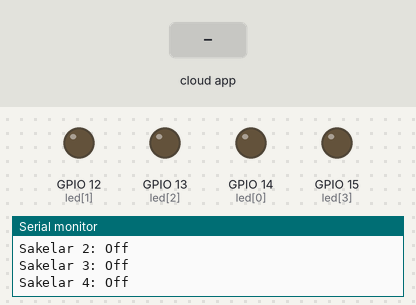
Recording of a sketch running on a simulated ESP8266 (NodeMCU). Parts: output pins drawn as LEDs (lit = HIGH), the last lines printed to the serial monitor. The test bench sets the inputs (shaded band). WiFi joins after 1.5 s; servers stay silent unless stated; the Firebase database answers and starts empty.

Above: at 3.7 s.
3.8 s: the phone or cloud app sets sakelar1 to 1
At 5.5 s:
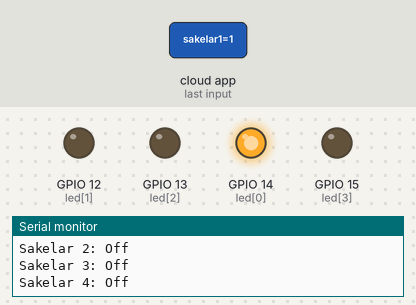
5.8 s: the phone or cloud app sets sakelar2 to 1
At 7.1 s:
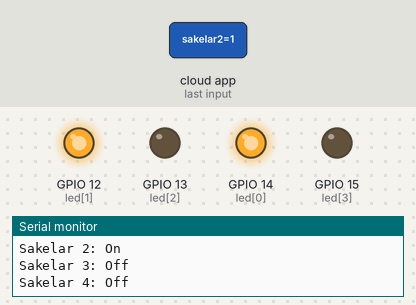
7.6 s: the phone or cloud app sets sakelar3 to 1
At 8.6 s:
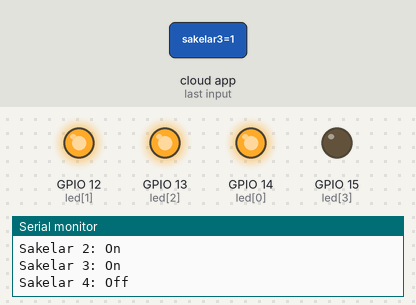
9.4 s: the phone or cloud app sets sakelar4 to 1
At 10.0 s:
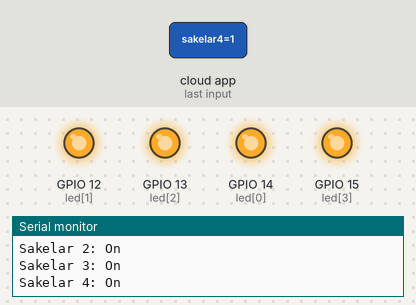
11.2 s: the phone or cloud app sets sakelar1 to 0
At 13.2 s:
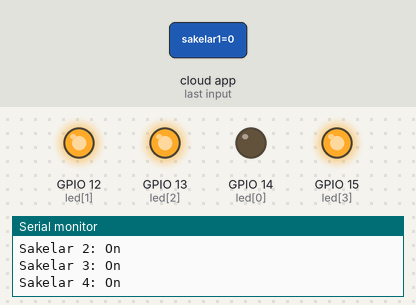
13.6 s: the phone or cloud app sets sakelar2 to 0
At 14.6 s:
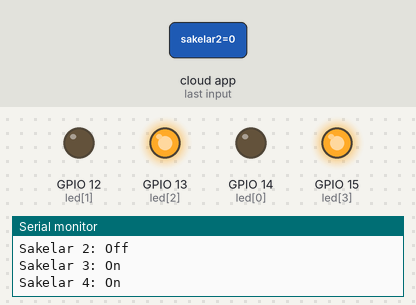
Timing chart, 0 to 16.4 s (numbered marks = the images above; inputs shaded):
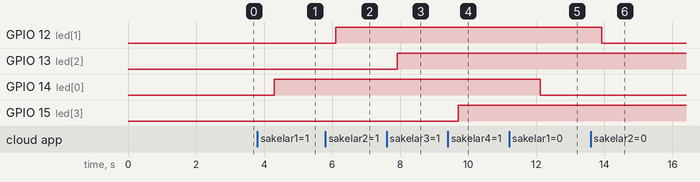

The sketch:

firebase_test_errsolution.ino
```cpp
#include <ESP8266Firebase.h>
#include <ESP8266WiFi.h>

#define _SSID "Hadid.Techno"        // Your WiFi SSID
#define _PASSWORD "0r1g4m1m4s3t3r"    // Your WiFi Password
#define PROJECT_ID "smarthome-4411"   // Your Firebase Project ID. Can be found in project settings.

Firebase firebase(PROJECT_ID);

int saklar1, saklar2, saklar3, saklar4;
int led[] = {14,12,13,15};

void setup() {
  Serial.begin(115200);
  for(int i=0; i<4; i++){
      pinMode(led[i], OUTPUT);
  }
  WiFi.mode(WIFI_STA);
  WiFi.disconnect();
  delay(1000);

  // Connect to WiFi
  Serial.println();
  Serial.println();
  Serial.print("Connecting to: ");
  Serial.println(_SSID);
  WiFi.begin(_SSID, _PASSWORD);

  while (WiFi.status() != WL_CONNECTED) {
    delay(500);
    Serial.print("-");
  }

  Serial.println("");
  Serial.println("WiFi Connected");

  // Print the IP address
  Serial.print("Use this URL to connect: ");
  Serial.print("http://");
  Serial.print(WiFi.localIP());

}

void loop() {
  saklar1 = firebase.getString("sakelar/sakelar1").toInt();
  saklar2 = firebase.getString("sakelar/sakelar2").toInt();
  saklar3 = firebase.getString("sakelar/sakelar3").toInt();
  saklar4 = firebase.getString("sakelar/sakelar4").toInt();

  //sakelar1
  if(saklar1 == 1){
      digitalWrite(led[0], HIGH);
      Serial.println("Sakelar 1: On");
  }
  if(saklar1 == 0){
      digitalWrite(led[0], LOW);
      Serial.println("Sakelar 1: Off");
  }

//sakelar2
  if(saklar2 == 1){
      digitalWrite(led[1], HIGH);
      Serial.println("Sakelar 2: On");

  }
  if(saklar2 == 0){
      digitalWrite(led[1], LOW);
      Serial.println("Sakelar 2: Off");
  }

  //sakelar3
  if(saklar3 == 1){
      digitalWrite(led[2], HIGH);
      Serial.println("Sakelar 3: On");
  }
  if(saklar3 == 0){
      digitalWrite(led[2], LOW);
      Serial.println("Sakelar 3: Off");
  }

  //sakelar4
  if(saklar4 == 1){
      digitalWrite(led[3], HIGH);
      Serial.println("Sakelar 4: On");
  }
  if(saklar4 == 0){
      digitalWrite(led[3], LOW);
      Serial.println("Sakelar 4: Off");
  }
}
```

Measured:
- after the input at 3.8 s, GPIO 14 (led[0]): LOW → HIGH after 0.51 s
- after the input at 5.8 s, GPIO 12 (led[1]): LOW → HIGH after 0.31 s
- after the input at 7.6 s, GPIO 13 (led[2]): LOW → HIGH after 0.31 s
- after the input at 9.4 s, GPIO 15 (led[3]): LOW → HIGH after 0.31 s
- after the input at 11.2 s, GPIO 14 (led[0]): HIGH → LOW after 0.92 s
- after the input at 13.6 s, GPIO 12 (led[1]): HIGH → LOW after 0.32 s
